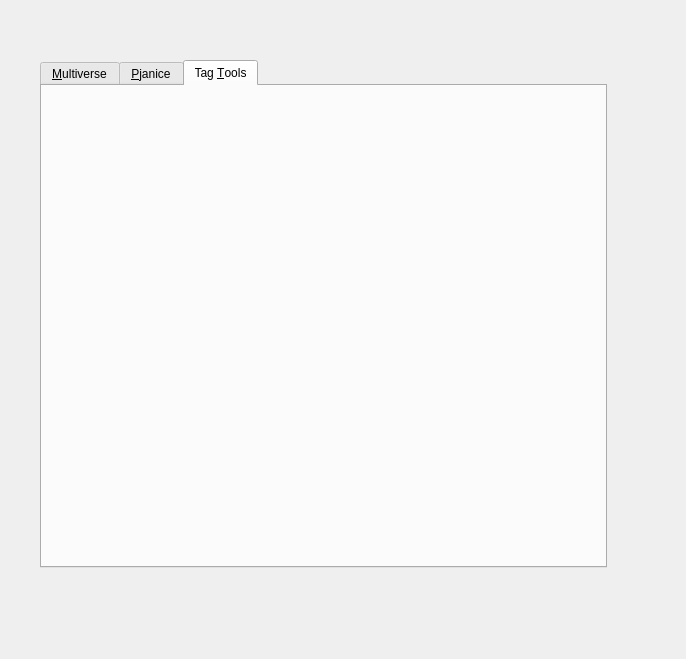
<?xml version="1.0" encoding="UTF-8"?>
<ui version="4.0">
 <class>pjanice</class>
 <widget class="QWidget" name="pjanice">
  <property name="geometry">
   <rect>
    <x>0</x>
    <y>0</y>
    <width>686</width>
    <height>659</height>
   </rect>
  </property>
  <property name="windowTitle">
   <string>pjanice</string>
  </property>
  <widget class="QTabWidget" name="tabWidget">
   <property name="geometry">
    <rect>
     <x>40</x>
     <y>60</y>
     <width>567</width>
     <height>508</height>
    </rect>
   </property>
   <property name="currentIndex">
    <number>2</number>
   </property>
   <widget class="QWidget" name="tab">
    <attribute name="title">
     <string>&amp;Multiverse</string>
    </attribute>
    <widget class="QGroupBox" name="groupBox">
     <property name="geometry">
      <rect>
       <x>20</x>
       <y>20</y>
       <width>301</width>
       <height>121</height>
      </rect>
     </property>
     <property name="title">
      <string>Multiverse Parameters</string>
     </property>
     <layout class="QVBoxLayout" name="verticalLayout">
      <item>
       <layout class="QHBoxLayout" name="horizontalLayout_2">
        <item>
         <widget class="QLabel" name="label">
          <property name="text">
           <string>Multiverse Host</string>
          </property>
         </widget>
        </item>
        <item>
         <widget class="QLineEdit" name="lineEditIpAddress">
          <property name="sizePolicy">
           <sizepolicy hsizetype="Fixed" vsizetype="Fixed">
            <horstretch>0</horstretch>
            <verstretch>0</verstretch>
           </sizepolicy>
          </property>
          <property name="inputMask">
           <string>000.000.000.000;_</string>
          </property>
          <property name="text">
           <string>192.168.199.245</string>
          </property>
         </widget>
        </item>
       </layout>
      </item>
      <item>
       <layout class="QHBoxLayout" name="horizontalLayout">
        <item>
         <widget class="QLabel" name="label_2">
          <property name="text">
           <string>Port</string>
          </property>
         </widget>
        </item>
        <item>
         <widget class="QLineEdit" name="lineEditServicePort">
          <property name="sizePolicy">
           <sizepolicy hsizetype="Fixed" vsizetype="Fixed">
            <horstretch>0</horstretch>
            <verstretch>0</verstretch>
           </sizepolicy>
          </property>
          <property name="minimumSize">
           <size>
            <width>2</width>
            <height>0</height>
           </size>
          </property>
          <property name="text">
           <string>4897</string>
          </property>
         </widget>
        </item>
       </layout>
      </item>
      <item>
       <layout class="QHBoxLayout" name="horizontalLayout_3">
        <item>
         <spacer name="horizontalSpacer">
          <property name="orientation">
           <enum>Qt::Horizontal</enum>
          </property>
          <property name="sizeType">
           <enum>QSizePolicy::Fixed</enum>
          </property>
          <property name="sizeHint" stdset="0">
           <size>
            <width>75</width>
            <height>20</height>
           </size>
          </property>
         </spacer>
        </item>
        <item>
         <widget class="QPushButton" name="pushButtonConfigure">
          <property name="text">
           <string>&amp;Configure</string>
          </property>
         </widget>
        </item>
        <item>
         <spacer name="horizontalSpacer_2">
          <property name="orientation">
           <enum>Qt::Horizontal</enum>
          </property>
          <property name="sizeType">
           <enum>QSizePolicy::Fixed</enum>
          </property>
          <property name="sizeHint" stdset="0">
           <size>
            <width>75</width>
            <height>20</height>
           </size>
          </property>
         </spacer>
        </item>
       </layout>
      </item>
     </layout>
    </widget>
   </widget>
   <widget class="QWidget" name="tab_2">
    <attribute name="title">
     <string>&amp;Pjanice</string>
    </attribute>
    <layout class="QHBoxLayout" name="horizontalLayout_4">
     <item>
      <layout class="QVBoxLayout" name="verticalLayout_3">
       <item>
        <widget class="QLineEdit" name="lineEditTag">
         <property name="readOnly">
          <bool>true</bool>
         </property>
        </widget>
       </item>
       <item>
        <widget class="QPlainTextEdit" name="plainTextEditDesc"/>
       </item>
       <item>
        <widget class="QTableWidget" name="tableWidgetData"/>
       </item>
      </layout>
     </item>
     <item>
      <spacer name="verticalSpacer">
       <property name="orientation">
        <enum>Qt::Vertical</enum>
       </property>
       <property name="sizeType">
        <enum>QSizePolicy::Fixed</enum>
       </property>
       <property name="sizeHint" stdset="0">
        <size>
         <width>17</width>
         <height>455</height>
        </size>
       </property>
      </spacer>
     </item>
     <item>
      <layout class="QVBoxLayout" name="verticalLayout_2">
       <item>
        <widget class="QTreeWidget" name="treeWidgetUI">
         <column>
          <property name="text">
           <string notr="true">1</string>
          </property>
         </column>
        </widget>
       </item>
       <item>
        <spacer name="horizontalSpacer_3">
         <property name="orientation">
          <enum>Qt::Horizontal</enum>
         </property>
         <property name="sizeType">
          <enum>QSizePolicy::Fixed</enum>
         </property>
         <property name="sizeHint" stdset="0">
          <size>
           <width>248</width>
           <height>20</height>
          </size>
         </property>
        </spacer>
       </item>
      </layout>
     </item>
    </layout>
   </widget>
   <widget class="QWidget" name="tab_3">
    <attribute name="title">
     <string>Tag &amp;Tools</string>
    </attribute>
   </widget>
  </widget>
 </widget>
 <resources/>
 <connections/>
</ui>
